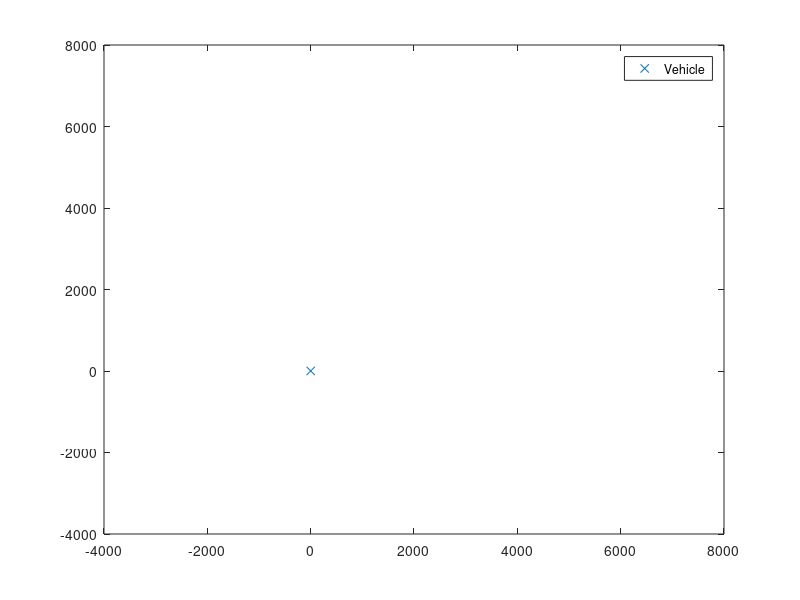

Write MATLAB code to recreate this figure.
%script





%Simulation








%Figure
plot(1,1,'x')
legend('Vehicle')
xlim([-4000 8000])
ylim([-4000 8000])
hold on

